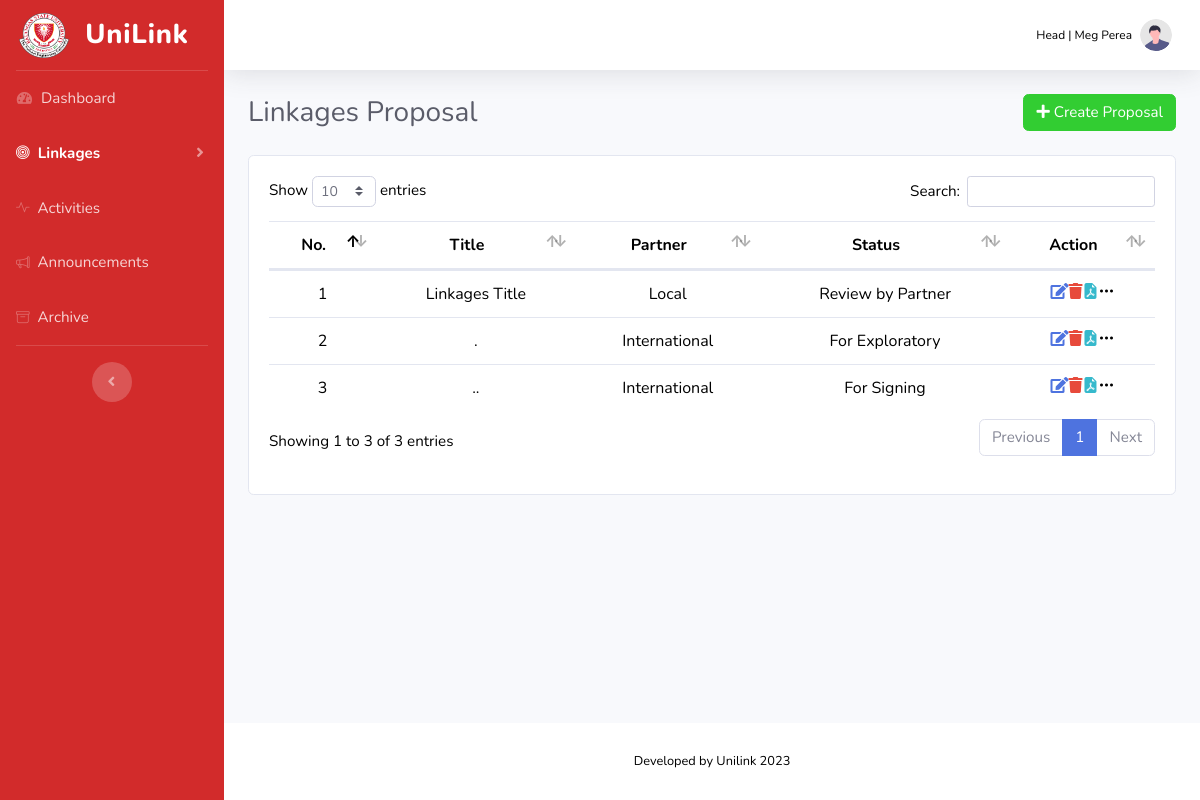
The page /HEAD/linkages.php (signed in) on the database as committed earlier.
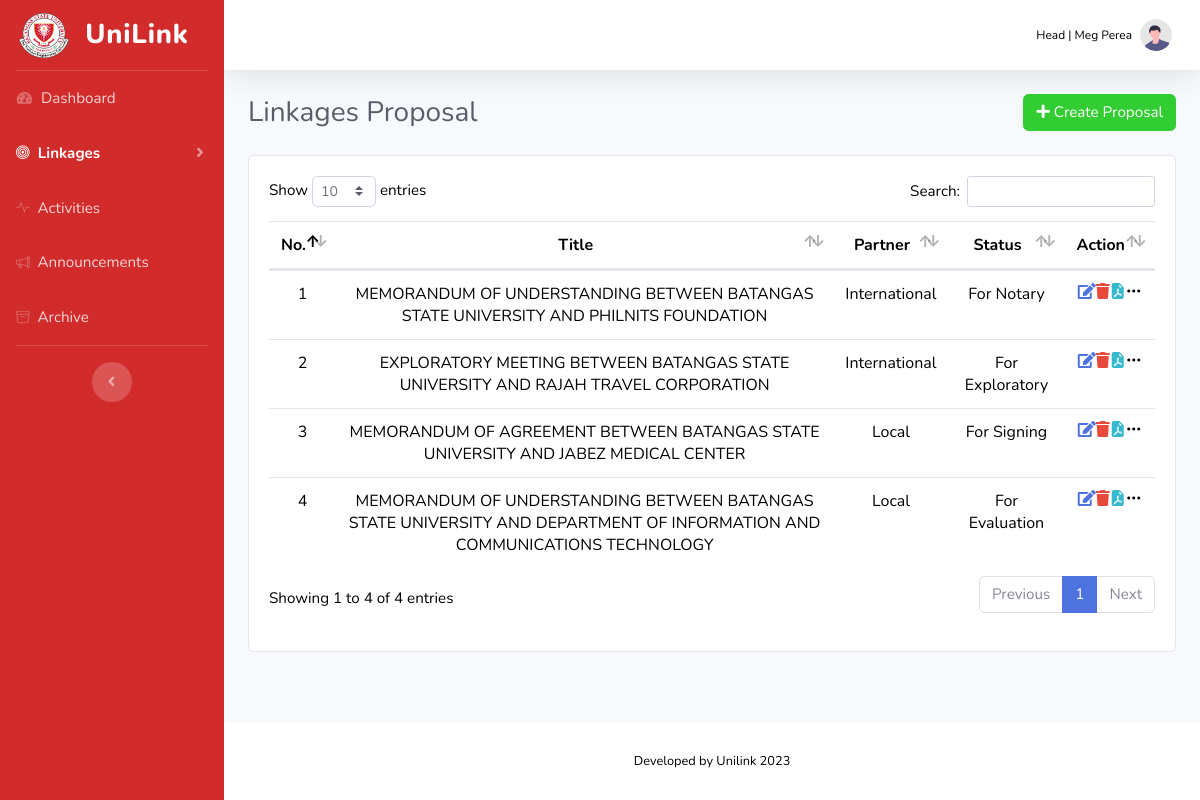
The same page on the database as committed later.
### tables this page shows
CREATE TABLE `users` (
  `id` int(11) NOT NULL,
  `title` varchar(100) NOT NULL,
  `first_name` varchar(100) NOT NULL,
  `mid_name` varchar(100) NOT NULL,
  `last_name` varchar(100) NOT NULL,
  `sex` varchar(25) NOT NULL,
  `email` varchar(100) NOT NULL,
  `campus` varchar(255) NOT NULL,
  `college_abbrev` varchar(255) NOT NULL,
  `pass` varchar(255) NOT NULL,
  `privelege` varchar(25) NOT NULL,
  `profile_pic` varchar(200) DEFAULT NULL
);

CREATE TABLE `linkages` (
  `id` int(11) NOT NULL,
  `added_by` int(11) NOT NULL,
  `title` varchar(1000) NOT NULL,
  `category` varchar(20) NOT NULL,
  `overview` longtext NOT NULL,
  `strategic_fit` longtext NOT NULL,
  `intended_outcome` longtext NOT NULL,
  `scope` longtext NOT NULL,
  `arrangement` longtext NOT NULL,
  `risk_management` longtext NOT NULL,
  `monitoring` longtext NOT NULL,
  `date_added` date NOT NULL DEFAULT current_timestamp(),
  `status` varchar(100) DEFAULT NULL
);

### HEAD/linkages.php (the view, shortened to what this page needs)
<html lang="en">
  <head>
    <link href="vendor/fontawesome-free/css/all.min.css" rel="stylesheet" type="text/css">
    <link rel="stylesheet" href="https://cdn.jsdelivr.net/npm/bootstrap-icons@1.11.0/font/bootstrap-icons.css">
    <link href="css/sb-admin-2.min.css" rel="stylesheet">
    <link href="vendor/datatables/dataTables.bootstrap4.min.css" rel="stylesheet">
  </head>
  <body id="page-top">
    <div id="wrapper">
      <ul class="navbar-nav bg-gradient-primary sidebar sidebar-dark accordion" id="accordionSidebar">
        <a class="sidebar-brand d-flex align-items-center justify-content-center" href="index.php">
          <img src="../imgs/BSU.png" width="50" height="45">
          <div class="sidebar-brand-text mx-3">UniLink</div>
        </a>
        <hr class="sidebar-divider my-0">
        <li class="nav-item">
          <a class="nav-link" href="index.php">
            <i class="fas fa-fw fa-tachometer-alt"></i>
            <span>Dashboard</span>
          </a>
        </li>
        <li class="nav-item active">
                <a class="nav-link collapsed" href="#" data-toggle="collapse" data-target="#collapseTwo"
                    aria-expanded="true" aria-controls="collapseTwo">
                    <i class="bi bi-bullseye"></i>
                    <span>Linkages</span>
                </a>
        </li>
        <li class="nav-item">
          <a class="nav-link" href="activities.php">
            <i class="bi bi-activity"></i>
            <span>Activities</span>
          </a>
        </li>
        <li class="nav-item">
          <a class="nav-link" href="announcement_table.php">
            <i class="bi bi-megaphone"></i>
            <span>Announcements</span>
          </a>
        </li>
        <li class="nav-item">
          <a class="nav-link" href="docu_repo.php">
            <i class="bi bi-archive"></i>
            <span>Archive</span>
          </a>
        </li>
        <hr class="sidebar-divider">
        <div class="text-center d-none d-md-inline">
          <button class="rounded-circle border-0" id="sidebarToggle"></button>
        </div>
      </ul>
      <div id="content-wrapper" class="d-flex flex-column">
        <div id="content">
          <nav class="navbar navbar-expand navbar-light bg-white topbar mb-4 static-top shadow">
            <ul class="navbar-nav ml-auto">
              <li class="nav-item dropdown no-arrow">
                <a class="nav-link dropdown-toggle" href="#" id="userDropdown" role="button" data-toggle="dropdown" aria-haspopup="true" aria-expanded="false">
                  <?php
                      $id = $_SESSION['id'];
                      include '../db.php';
                      $sql = "SELECT * FROM `users` WHERE `id` = '$id'";
                      $result = $conn->query($sql);
                      $row = $result->fetch_assoc();
                  ?>
                    <span class="mr-2 d-none d-lg-inline custom-text-black"><?=$row['privelege']." | ".$row['first_name']." ".$row['last_name']?></span>
                  <img class="img-profile rounded-circle" src="../imgs/<?php if($row['profile_pic'] == '') {echo "#";} else {echo $row['profile_pic'];}?>">
                </a>
              </li>
            </ul>
          </nav>
          <div class="container-fluid">
                    <div class="d-flex justify-content-between align-items-center mb-4">
                        <h3 class="h3 mb-0 text-gray-800">Linkages Proposal</h3>
                        <div class="d-flex">
                            <a class="btn btn-primary rounded-fill" href="linkages_form.php" role="button">
                                <i class="fas fa-plus"></i> Create Proposal
                            </a>
                        </div>
                    </div>
                    <div class="card">
                        <div class="card-body">
                            <div class="table">
                             <table id="linkagesTable" style="width: 100%;" class="display" data-ordering="true" data-paging="true" data-searching="true">
                                <thead style='text-align: center;'>
                                    <tr>
                                        <th >No.</th>
                                        <th>Title</th>
                                        <th>Partner</th>
                                        <th>Status</th>
                                        <th>Action</th>
                                    </tr>
                                </thead>
                               <tbody>
                              <?php
                                  $sql = "SELECT * FROM linkages";
                                  $result = $conn->query($sql);
                                  $i = 1;
                                  while ($linkagesRow = $result->fetch_assoc()) {
                              ?>
                              <tr>
                                  <td class="text-center"><?=$i?></td>
                                  <td class="text-center"><?=$linkagesRow['title']?></td>
                                  <td class="text-center"><?=$linkagesRow['category']?></td>
                                  <td class="text-center"><?=$linkagesRow['status']?></td>
                                  <td style='text-align: center; display: flex; justify-content: center;'>
                                      <a href='linkages_edit.php?id=<?=$linkagesRow['id']?>'>
                                        <span class='fas fa-edit text-primary' title='Edit'></span>
                                      </a>
                                      <a onclick='confirmDelete(<?=$linkagesRow['id']?>)'>
                                      <span class="fas fa-trash text-danger" title="Delete"></span></a>
                                      <a class='bi bi-file-earmark-pdf-fill text-info' href="linkages.pdf.php?id=<?=$linkagesRow['id']?>" title='Linkage Proposal'></a>
                                      <div class="dropdown">
                                          <span class='bi bi-three-dots' data-toggle="dropdown" title='Status'></span>
                                      </div>
                                  </td>
                              </tr>
                              <?php
                                  $i++;
                                  }
                              ?>
                          </tbody>
                            </table>
                        </div>
                    </div>
                    </div>
                  </div>
        </div>
        <footer class="sticky-footer bg-white">
          <div class="container my-auto">
            <div class="copyright text-center my-auto">
              <span>Developed by Unilink 2023</span>
            </div>
          </div>
        </footer>
      </div>
      </div>
  </body>
</html>

### HEAD/linkages.php (style rules this page uses)
.custom-text-black { color: black; font-size: 12; }

Rows that differ between the two databases and show on the page:
changed linkages: title "Linkages Title" → "MEMORANDUM OF UNDERSTANDING BETWEEN BATANGAS STATE UNIVERSITY AND PHILNITS FOUNDATION"; category "Local" → "International"; status "Review by Partner" → "For Notary"
changed linkages "For Exploratory": title "." → "EXPLORATORY MEETING BETWEEN BATANGAS STATE UNIVERSITY AND RAJAH TRAVEL CORPORATION"
changed linkages "For Signing": title ".." → "MEMORANDUM OF AGREEMENT BETWEEN BATANGAS STATE UNIVERSITY AND JABEZ MEDICAL CENTER"; category "International" → "Local"
added linkages: title "MEMORANDUM OF UNDERSTANDING BETWEEN BATANGAS STATE UNIVERSITY AND DEPARTMENT OF INFORMATION AND COMMUNICATIONS TECHNOLOGY", category "Local", status "For Evaluation"
Other text that changed with them:
text written by a page script: "Show entries Search: Showing 1 to 3 of 3 entries Previous 1 Next" → "Show entries Search: Showing 1 to 4 of 4 entries Previous 1 Next"
